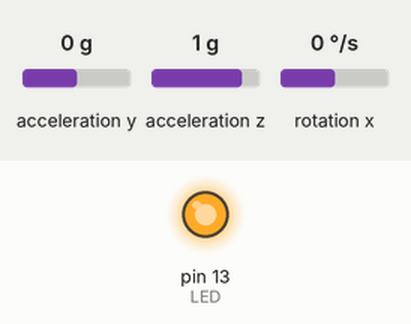
The sketch below on a simulated Arduino Nano, built with avr-gcc and run on an emulated ATmega328P. Shown: output pins drawn as LEDs (lit = HIGH). The inputs (shaded band) are chosen by the test bench; at power-on: acceleration y 0 g, acceleration z 1 g, rotation x 0 °/s. What the sketch prints to the serial monitor is not drawn.

Above: at 1.2 s.
1.3 s: acceleration y set to -0.2 g
At 2.4 s:
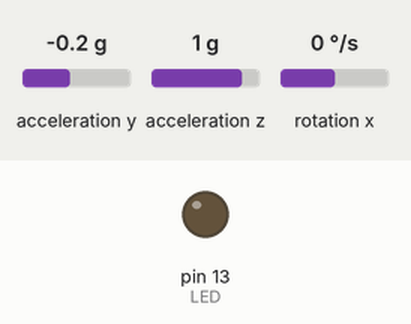
2.8 s: acceleration y set to 0 g
At 5.6 s:
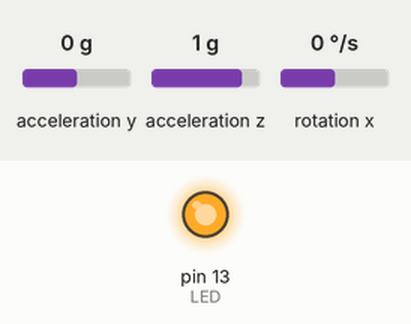
5.8 s: acceleration y set to -1.4 g
At 7.2 s:
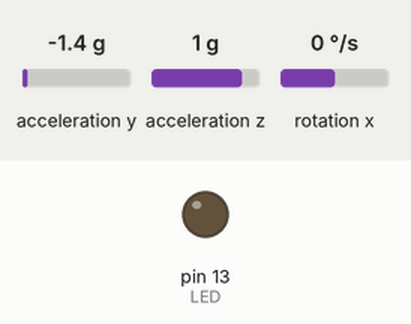
Timing chart, 0 to 8.8 s (numbered marks = the images above; inputs shaded):
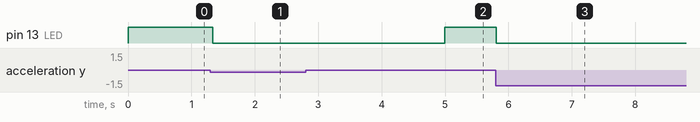

The sketch:

ArduinoToFPGA.ino
```cpp
#include <SoftwareSerial.h>
#include <stdlib.h>
#include "Wire.h"
#include "I2Cdev.h"
#include "MPU6050.h"
#include "math.h"

MPU6050 mpu;

int16_t accY, accZ, gyroX;
volatile int gyroRate;
volatile float accAngle, gyroAngle, currentAngle, prevAngle = 0;

SoftwareSerial mySerial(5, 6); //建立軟體串列埠腳位 (RX, TX)
int LED = 13;

void setup()
{
  // LED on Nano board
  pinMode(LED, OUTPUT);

  // 設定硬體串列埠速率
  Serial.begin(115200);
  mySerial.begin(115200);

  mpu.initialize();

  // 校正 mpu
  mpu.setYAccelOffset(-1450);
  mpu.setZAccelOffset(1450);
  mpu.setXGyroOffset(31);
}

void loop()
{
  // 讀取加速度與陀螺儀數值
  accY = mpu.getAccelerationY();
  accZ = mpu.getAccelerationZ();
  gyroX = mpu.getRotationX();

  // 修正角度數值
  accAngle = atan2(accY, accZ) * RAD_TO_DEG;
  gyroRate = map(gyroX, -32768, 32767, -250, 250);
  gyroAngle = (float)gyroRate * 0.005;
  currentAngle = 0.9934 * (prevAngle + gyroAngle) + 0.0066 * (accAngle);
  prevAngle = currentAngle;

  // 轉換數值格式，以便於與 FPGA 溝通
  double rx_angle = currentAngle;
  int angle = round(rx_angle) + 180; // 將角度數值從 -180~180 投射到 0~360
  word word_angle = (word)angle;
  byte tx_angle_high = highByte(word_angle);
  byte tx_angle_low = lowByte(word_angle);
  // 檢視數值（Debug）
  Serial.print("Transmit : ");
  Serial.println(angle);
  Serial.print("High bits: ");
  Serial.println(tx_angle_high, BIN);
  Serial.print("Low  bits: ");
  Serial.println(tx_angle_low, BIN);
  // 讀取 PC 傳送之字元,從軟體串列埠 TX 傳送給 FPGA 板
  int ret = mySerial.write(tx_angle_high);
  int ret2 = mySerial.write(tx_angle_low);
  Serial.println(ret);
  Serial.println(ret2);

  // （Debug）
  if (angle >= 180)
    digitalWrite(LED, HIGH);
  else
    digitalWrite(LED, LOW);
}
```

Measured:
- the behaviour switches between 0 and -0.1 g on acceleration y (found by bisection; images 0 and 1)
- after the input at 1.3 s, pin 13 (LED): HIGH → LOW at once
- after the input at 2.8 s, pin 13 (LED): LOW → HIGH after 2.2 s
- after the input at 5.8 s, pin 13 (LED): HIGH → LOW at once
